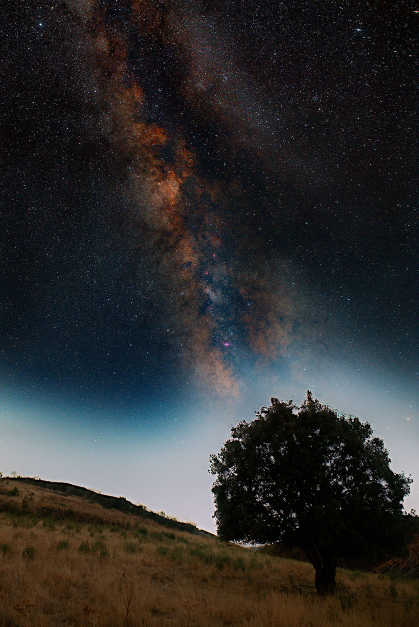
#> input picture gui/assets/showcase_milkyway.jpg, 838 x 1254 px (shown at 1/2 size)
$ python -i denoise.py   (imports and definitions only)   (older library calls are emulated)
#> lines starting #> are read from the running program, lines starting #| are printed output that depends on the picture
# core/denoise.py
"""
Módulo de Reducción de Ruido Astronómico Multietapa (Fase 1).
Implementa un motor de filtrado adaptativo de alto rendimiento en CPU:
1. Reducción de Ruido Cromático en espacio YCrCb (limpieza de parches de color en sombras).
2. Reducción de Ruido de Luminancia Bilateral con preservación estricta de microestructuras.
3. Máscara de Luminosidad Invertida (prioridad a fondos oscuros y sombras donde el SNR es mínimo).
4. Máscara de Protección de Bordes/Estructura (estilo Lightroom) para proteger estrellas y filamentos.
"""

from typing import Optional
import numpy as np
import cv2


def compute_denoise_mask(
    img_rgb: np.ndarray,
    masking: float = 0.5,
    sky_mask: Optional[np.ndarray] = None
) -> np.ndarray:
    """
    Calcula la máscara combinada de reducción de ruido [0.0, 1.0].
    - Blanco (1.0): Zonas oscuras planas donde la reducción actúa con máxima fuerza.
    - Negro (0.0): Estrellas, altas luces y filamentos de alto contraste protegidos.
    """
    if img_rgb.ndim == 3 and img_rgb.shape[2] == 3:
        y = cv2.cvtColor(np.clip(img_rgb, 0.0, 1.0), cv2.COLOR_RGB2GRAY)
    else:
        y = np.clip(img_rgb, 0.0, 1.0).astype(np.float32)

    # 1. Máscara de luminancia invertida (más denoise en cielo negro y sombras profundas)
    lum_exp = 1.0 + float(masking) * 1.5
    lum_mask = np.clip(1.0 - y, 0.0, 1.0) ** lum_exp

    # 2. Detección de bordes y gradientes espaciales (protección de estrellas y nebulosas)
    gx = cv2.Sobel(y, cv2.CV_32F, 1, 0, ksize=3)
    gy = cv2.Sobel(y, cv2.CV_32F, 0, 1, ksize=3)
    grad = np.sqrt(gx**2 + gy**2)

    edge_sensitivity = 2.0 + 18.0 * float(masking)
    edge_protection = np.clip(1.0 - grad * edge_sensitivity, 0.0, 1.0)

    combined = lum_mask * edge_protection

    if sky_mask is not None:
        h, w = y.shape[:2]
        sm = sky_mask
        if sm.shape[:2] != (h, w):
            sm = cv2.resize(sm, (w, h), interpolation=cv2.INTER_LINEAR)
        if sm.ndim == 3:
            sm = sm[..., 0]
        combined = combined * sm

    return np.clip(combined, 0.0, 1.0).astype(np.float32)


def apply_astro_denoise(
    img_rgb: np.ndarray,
    strength: float = 0.0,
    color_strength: float = 0.5,
    masking: float = 0.5,
    sky_mask: Optional[np.ndarray] = None,
    is_draft: bool = False,
    is_full_res: bool = False
) -> np.ndarray:
    """
    Aplica reducción de ruido astronómica desacoplada (Color + Luminancia + Máscara).

    Parámetros:
    - img_rgb: Imagen en RGB float32 [0.0, 1.0].
    - strength: Fuerza de reducción de ruido de luminancia [0.0, 1.0] (grano de fondo).
    - color_strength: Fuerza de reducción de ruido cromático [0.0, 1.0] (motas de color en sombras).
    - masking: Protección de bordes y enfoque en sombras [0.0, 1.0] (estilo Lightroom).
    - sky_mask: Máscara opcional de cielo para acotar el filtrado.
    - is_draft: Optimización para proxy borrador interactivo (60 FPS).
    - is_full_res: Escala radios para fotograma completo nativo.
    """
#> called with strength = 0, color_strength = 0.5, masking = 0.5, is_draft = False, is_full_res = False
    if strength <= 1e-4 and color_strength <= 1e-4:
        return img_rgb

    # Conversión a espacio YCrCb para desacoplar Luminancia y Croma
    safe_input = np.clip(img_rgb, 0.0, 1.0).astype(np.float32)
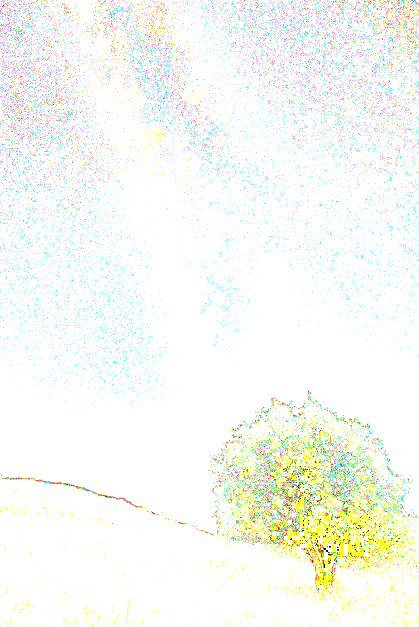
#> safe_input: shape (1254, 838, 3) float32 (shown at 1/2 size); mean R, G, B 0.972, 0.983, 0.959
    ycrcb = cv2.cvtColor(safe_input, cv2.COLOR_RGB2YCrCb)
#> ycrcb: shape (1254, 838, 3) float32; mean of channels 0, 1, 2 0.976, 0.497, 0.49
    y = ycrcb[..., 0]
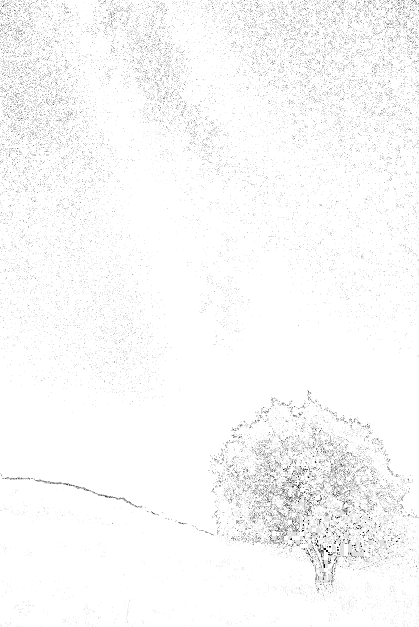
#> y: shape (1254, 838) float32 (shown at 1/2 size); min 0, max 1, mean 0.977
    cr = ycrcb[..., 1]
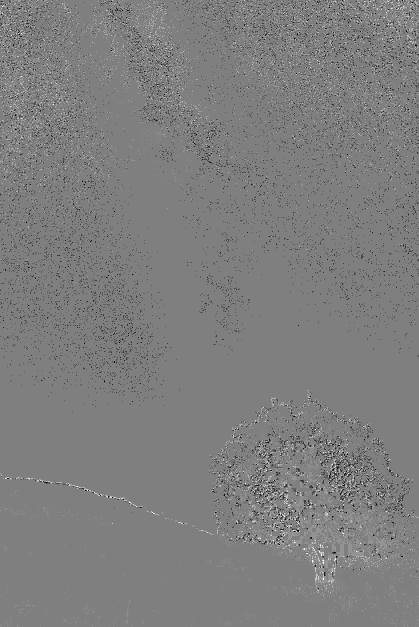
#> cr: shape (1254, 838) float32 (shown at 1/2 size); min 0.000187, max 1, mean 0.496
    cb = ycrcb[..., 2]
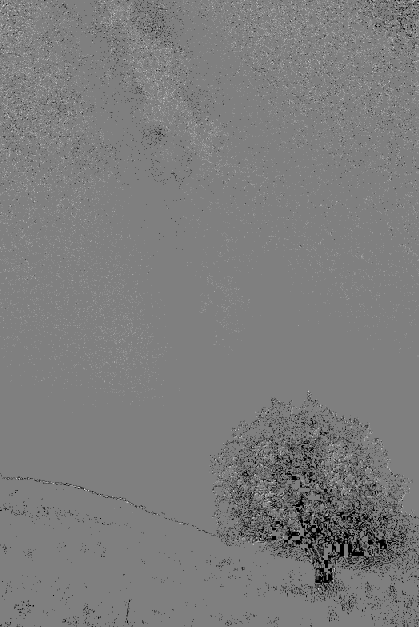
#> cb: shape (1254, 838) float32 (shown at 1/2 size); min 0.000296, max 1, mean 0.49

    # --- 1. REDUCCIÓN DE RUIDO CROMÁTICO (COLOR NOISE) ---
    if color_strength > 1e-4:
        scale_c = 1.8 if is_full_res else 1.0
        ksize = 5 if is_draft else int(max(3, round((3.0 + 8.0 * (color_strength ** 0.8)) * scale_c)))
        if ksize % 2 == 0:
            ksize += 1
        sigma_c = float((1.0 + 3.5 * color_strength) * scale_c)

        cr_clean = cv2.GaussianBlur(cr, (ksize, ksize), sigma_c)
        cb_clean = cv2.GaussianBlur(cb, (ksize, ksize), sigma_c)

        blend_c = float(np.clip(color_strength, 0.0, 1.0))
        ycrcb[..., 1] = cr * (1.0 - blend_c) + cr_clean * blend_c
#> ycrcb: shape (1254, 838, 3) float32; mean of channels 0, 1, 2 0.976, 0.497, 0.49
        ycrcb[..., 2] = cb * (1.0 - blend_c) + cb_clean * blend_c
#> ycrcb: shape (1254, 838, 3) float32; mean of channels 0, 1, 2 0.976, 0.497, 0.49

    # --- 2. REDUCCIÓN DE RUIDO DE LUMINANCIA CON MÁSCARA ADAPTATIVA ---
    if strength > 1e-4:
        # Calcular máscara combinada (sombras profundas + protección de gradientes)
        spatial_mask = compute_denoise_mask(safe_input, masking=masking, sky_mask=sky_mask)

        # Filtrado bilateral en el canal de luminancia
        d = 5 if is_draft else (9 if is_full_res else 7)
        sigma_color = float(0.03 + 0.12 * strength)
        sigma_space = float((2.0 + 5.0 * strength) * (1.8 if is_full_res else 1.0))

        y_filtered = cv2.bilateralFilter(y, d=d, sigmaColor=sigma_color, sigmaSpace=sigma_space)

        # Modulación proporcional por píxel
        blend_y = np.clip(strength * spatial_mask, 0.0, 1.0)
        ycrcb[..., 0] = y * (1.0 - blend_y) + y_filtered * blend_y

    out_rgb = cv2.cvtColor(ycrcb, cv2.COLOR_YCrCb2RGB)
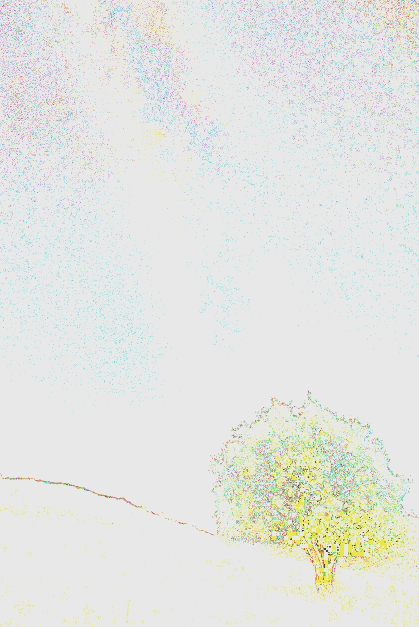
#> out_rgb: shape (1254, 838, 3) float32 (shown at 1/2 size); mean R, G, B 0.972, 0.981, 0.958; drawn with min black and max white
    return np.clip(out_rgb, 0.0, 1.0).astype(np.float32)
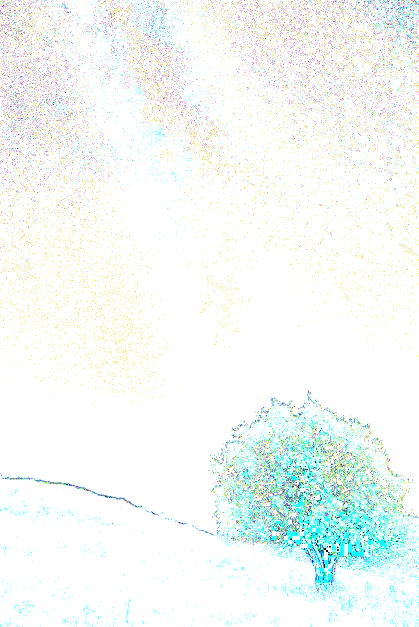
#> returned value: shape (1254, 838, 3) float32 (shown at 1/2 size); mean of channels 0, 1, 2 0.971, 0.98, 0.957; drawn as B, G, R


# Alias de retrocompatibilidad directa con callers existentes
apply_denoise = apply_astro_denoise

>>> import cv2
>>> picture = cv2.cvtColor(cv2.imread('../gui/assets/showcase_milkyway.jpg'), cv2.COLOR_BGR2RGB)
>>> result = apply_astro_denoise(picture)
